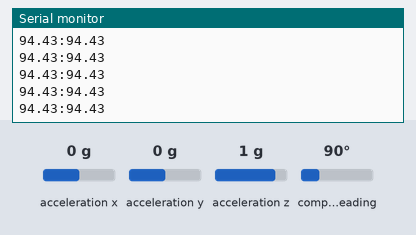
Recording of a sketch running on a simulated Arduino Uno, built with avr-gcc and run on an emulated ATmega328P. Parts: the last lines printed to the serial monitor. The test bench sets the inputs (shaded band); at power-on: acceleration x 0 g, compass heading 90°, acceleration y 0 g, acceleration z 1 g.

Above: at 1.2 s.
1.3 s: acceleration x set to -1.4 g
At 1.35 s:
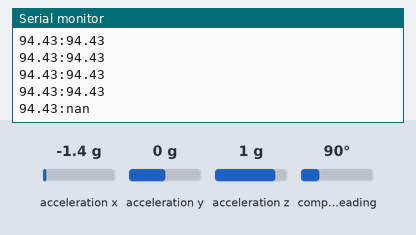
3.2 s: acceleration x set to 0 g
At 3.2 s:
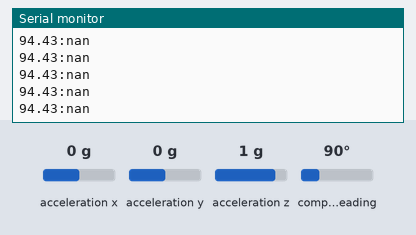
6.2 s: compass heading set to 7°
At 6.41 s:
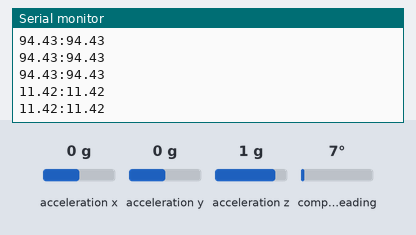
7.7 s: acceleration y set to -1.4 g
At 7.75 s:
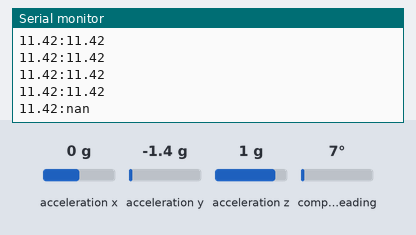

The sketch:

HMC5883L_compensation_ADXL345.ino
```cpp
/*
  Tilt compensated HMC5883L + ADXL345 (GY-80). Output for HMC5883L_compensation_processing.pde
  Read more: http://www.jarzebski.pl/arduino/czujniki-i-sensory/3-osiowy-magnetometr-hmc5883l.html
  GIT: https://github.com/jarzebski/Arduino-HMC5883L
  Web: http://www.jarzebski.pl
  (c) 2014 by Korneliusz Jarzebski
*/

#include <Wire.h>
#include <HMC5883L.h>
#include <ADXL345.h>

HMC5883L compass;
ADXL345 accelerometer;

float heading1;
float heading2;

void setup()
{
  Serial.begin(9600);

  // Initialize ADXL345

  if (!accelerometer.begin())
  {
    delay(500);
  }

  accelerometer.setRange(ADXL345_RANGE_2G);

  // Initialize Initialize HMC5883L
  while (!compass.begin())
  {
    delay(500);
  }

  // Set measurement range
  compass.setRange(HMC5883L_RANGE_1_3GA);

  // Set measurement mode
  compass.setMeasurementMode(HMC5883L_CONTINOUS);

  // Set data rate
  compass.setDataRate(HMC5883L_DATARATE_30HZ);

  // Set number of samples averaged
  compass.setSamples(HMC5883L_SAMPLES_8);

  // Set calibration offset. See HMC5883L_calibration.ino
  compass.setOffset(0, 0, 0);
}

// No tilt compensation
float noTiltCompensate(Vector mag)
{
  float heading = atan2(mag.YAxis, mag.XAxis);
  return heading;
}

// Tilt compensation
float tiltCompensate(Vector mag, Vector normAccel)
{
  // Pitch & Roll

  float roll;
  float pitch;

  roll = asin(normAccel.YAxis);
  pitch = asin(-normAccel.XAxis);

  if (roll > 0.78 || roll < -0.78 || pitch > 0.78 || pitch < -0.78)
  {
    return -1000;
  }

  // Some of these are used twice, so rather than computing them twice in the algorithem we precompute them before hand.
  float cosRoll = cos(roll);
  float sinRoll = sin(roll);
  float cosPitch = cos(pitch);
  float sinPitch = sin(pitch);

  // Tilt compensation
  float Xh = mag.XAxis * cosPitch + mag.ZAxis * sinPitch;
  float Yh = mag.XAxis * sinRoll * sinPitch + mag.YAxis * cosRoll - mag.ZAxis * sinRoll * cosPitch;

  float heading = atan2(Yh, Xh);

  return heading;
}

// Correct angle
float correctAngle(float heading)
{
  if (heading < 0) { heading += 2 * PI; }
  if (heading > 2 * PI) { heading -= 2 * PI; }

  return heading;
}

void loop()
{
  // Read vectors
  Vector mag = compass.readNormalize();
  Vector acc = accelerometer.readScaled();

  // Calculate headings
  heading1 = noTiltCompensate(mag);
  heading2 = tiltCompensate(mag, acc);

  if (heading2 == -1000)
  {
    heading2 = heading1;
  }

  // Set declination angle on your location and fix heading
  // You can find your declination on: http://magnetic-declination.com/
  // (+) Positive or (-) for negative
  // For Bytom / Poland declination angle is 4'26E (positive)
  // Formula: (deg + (min / 60.0)) / (180 / M_PI);
  float declinationAngle = (4.0 + (26.0 / 60.0)) / (180 / M_PI);
  heading1 += declinationAngle;
  heading2 += declinationAngle;

  // Correct for heading < 0deg and heading > 360deg
  heading1 = correctAngle(heading1);
  heading2 = correctAngle(heading2);

  // Convert to degrees
  heading1 = heading1 * 180/M_PI;
  heading2 = heading2 * 180/M_PI;

  // Output
  Serial.print(heading1);
  Serial.print(":");
  Serial.println(heading2);

  delay(100);
}
```

Measured:
- after the input at 1.3 s, the serial monitor: prints a new line after 0.05 s (image 1)
- after the input at 6.2 s, the serial monitor: prints a new line after 0.10 s (image 3)
- after the input at 7.7 s, the serial monitor: prints a new line after 0.05 s (image 4)
